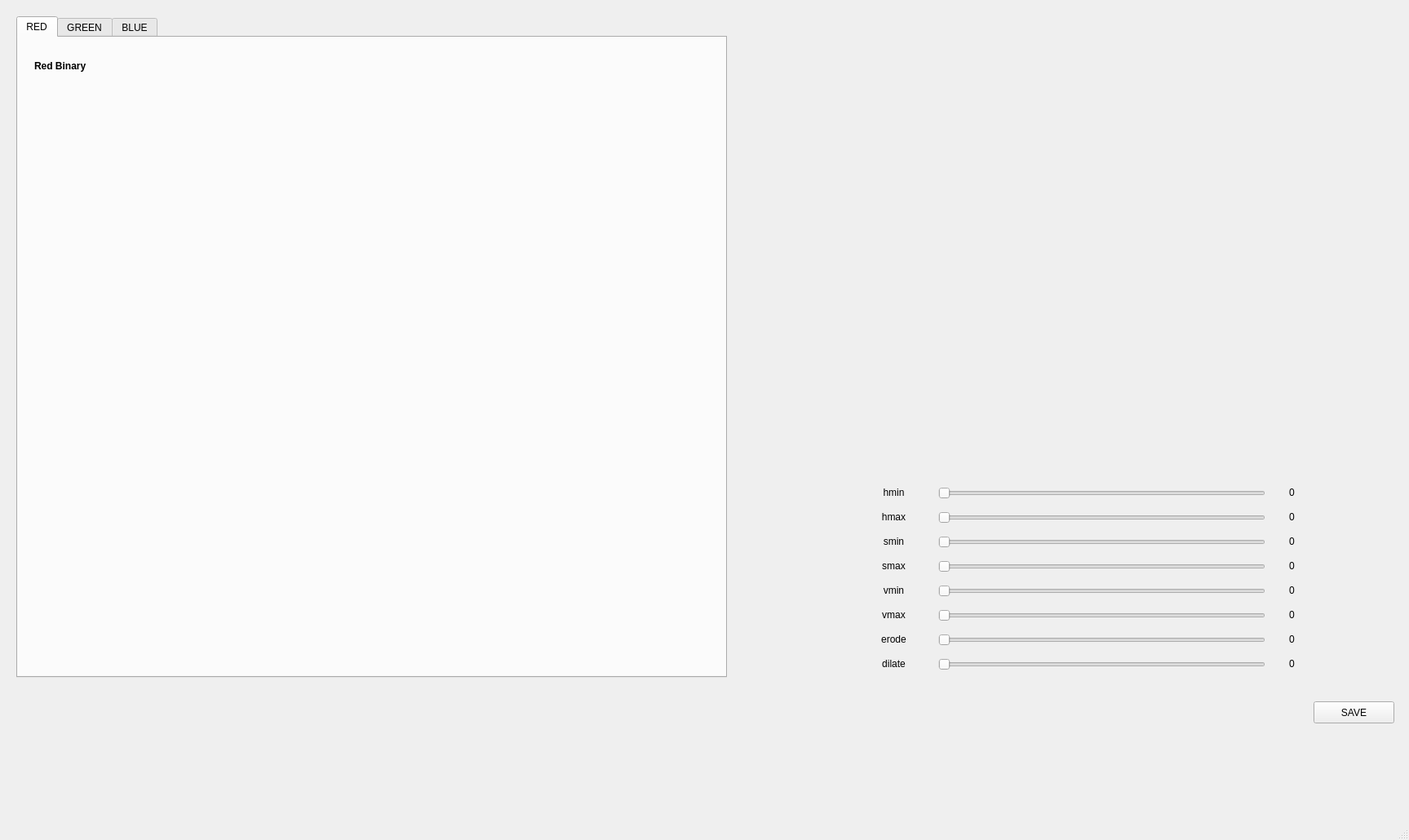
<?xml version="1.0" encoding="UTF-8"?>
<ui version="4.0">
 <class>MainWindowDesign</class>
 <widget class="QMainWindow" name="MainWindowDesign">
  <property name="geometry">
   <rect>
    <x>0</x>
    <y>0</y>
    <width>1727</width>
    <height>1030</height>
   </rect>
  </property>
  <property name="windowTitle">
   <string>QRosApp</string>
  </property>
  <property name="windowIcon">
   <iconset resource="../resources/images.qrc">
    <normaloff>:/images/icon.png</normaloff>:/images/icon.png</iconset>
  </property>
  <property name="locale">
   <locale language="English" country="Australia"/>
  </property>
  <widget class="QWidget" name="centralwidget">
   <widget class="QLabel" name="label">
    <property name="geometry">
     <rect>
      <x>20</x>
      <y>20</y>
      <width>111</width>
      <height>20</height>
     </rect>
    </property>
    <property name="text">
     <string>&lt;html&gt;&lt;head/&gt;&lt;body&gt;&lt;p&gt;&lt;span style=&quot; font-weight:600;&quot;&gt;Original Image&lt;/span&gt;&lt;/p&gt;&lt;/body&gt;&lt;/html&gt;</string>
    </property>
   </widget>
   <widget class="QLabel" name="label_6">
    <property name="geometry">
     <rect>
      <x>1060</x>
      <y>710</y>
      <width>71</width>
      <height>29</height>
     </rect>
    </property>
    <property name="text">
     <string>&lt;html&gt;&lt;head/&gt;&lt;body&gt;&lt;p align=&quot;center&quot;&gt;vmin&lt;/p&gt;&lt;/body&gt;&lt;/html&gt;</string>
    </property>
   </widget>
   <widget class="QLabel" name="label_7">
    <property name="geometry">
     <rect>
      <x>1060</x>
      <y>740</y>
      <width>71</width>
      <height>29</height>
     </rect>
    </property>
    <property name="text">
     <string>&lt;html&gt;&lt;head/&gt;&lt;body&gt;&lt;p align=&quot;center&quot;&gt;vmax&lt;/p&gt;&lt;/body&gt;&lt;/html&gt;</string>
    </property>
   </widget>
   <widget class="QSlider" name="horizontalSlider_vmin">
    <property name="geometry">
     <rect>
      <x>1150</x>
      <y>710</y>
      <width>401</width>
      <height>29</height>
     </rect>
    </property>
    <property name="maximum">
     <number>255</number>
    </property>
    <property name="orientation">
     <enum>Qt::Horizontal</enum>
    </property>
   </widget>
   <widget class="QLabel" name="label_vmax">
    <property name="geometry">
     <rect>
      <x>1580</x>
      <y>740</y>
      <width>71</width>
      <height>29</height>
     </rect>
    </property>
    <property name="text">
     <string>&lt;html&gt;&lt;head/&gt;&lt;body&gt;&lt;p&gt;0&lt;/p&gt;&lt;/body&gt;&lt;/html&gt;</string>
    </property>
   </widget>
   <widget class="QLabel" name="label_hmin">
    <property name="geometry">
     <rect>
      <x>1580</x>
      <y>590</y>
      <width>71</width>
      <height>29</height>
     </rect>
    </property>
    <property name="text">
     <string>&lt;html&gt;&lt;head/&gt;&lt;body&gt;&lt;p&gt;0&lt;/p&gt;&lt;/body&gt;&lt;/html&gt;</string>
    </property>
   </widget>
   <widget class="QLabel" name="label_5">
    <property name="geometry">
     <rect>
      <x>1060</x>
      <y>680</y>
      <width>71</width>
      <height>29</height>
     </rect>
    </property>
    <property name="text">
     <string>&lt;html&gt;&lt;head/&gt;&lt;body&gt;&lt;p align=&quot;center&quot;&gt;smax&lt;/p&gt;&lt;/body&gt;&lt;/html&gt;</string>
    </property>
   </widget>
   <widget class="QLabel" name="label_smin">
    <property name="geometry">
     <rect>
      <x>1580</x>
      <y>650</y>
      <width>71</width>
      <height>29</height>
     </rect>
    </property>
    <property name="text">
     <string>&lt;html&gt;&lt;head/&gt;&lt;body&gt;&lt;p&gt;0&lt;/p&gt;&lt;/body&gt;&lt;/html&gt;</string>
    </property>
   </widget>
   <widget class="QLabel" name="label_3">
    <property name="geometry">
     <rect>
      <x>1060</x>
      <y>620</y>
      <width>71</width>
      <height>29</height>
     </rect>
    </property>
    <property name="text">
     <string>&lt;html&gt;&lt;head/&gt;&lt;body&gt;&lt;p align=&quot;center&quot;&gt;hmax&lt;/p&gt;&lt;/body&gt;&lt;/html&gt;</string>
    </property>
   </widget>
   <widget class="QLabel" name="label_erode">
    <property name="geometry">
     <rect>
      <x>1580</x>
      <y>770</y>
      <width>71</width>
      <height>29</height>
     </rect>
    </property>
    <property name="text">
     <string>&lt;html&gt;&lt;head/&gt;&lt;body&gt;&lt;p&gt;0&lt;/p&gt;&lt;/body&gt;&lt;/html&gt;</string>
    </property>
   </widget>
   <widget class="QLabel" name="label_9">
    <property name="geometry">
     <rect>
      <x>1060</x>
      <y>800</y>
      <width>71</width>
      <height>29</height>
     </rect>
    </property>
    <property name="text">
     <string>&lt;html&gt;&lt;head/&gt;&lt;body&gt;&lt;p align=&quot;center&quot;&gt;dilate&lt;/p&gt;&lt;/body&gt;&lt;/html&gt;</string>
    </property>
   </widget>
   <widget class="QSlider" name="horizontalSlider_smax">
    <property name="geometry">
     <rect>
      <x>1150</x>
      <y>680</y>
      <width>401</width>
      <height>29</height>
     </rect>
    </property>
    <property name="maximum">
     <number>255</number>
    </property>
    <property name="orientation">
     <enum>Qt::Horizontal</enum>
    </property>
   </widget>
   <widget class="QSlider" name="horizontalSlider_hmin">
    <property name="geometry">
     <rect>
      <x>1150</x>
      <y>590</y>
      <width>401</width>
      <height>29</height>
     </rect>
    </property>
    <property name="maximum">
     <number>180</number>
    </property>
    <property name="orientation">
     <enum>Qt::Horizontal</enum>
    </property>
   </widget>
   <widget class="QLabel" name="label_4">
    <property name="geometry">
     <rect>
      <x>1060</x>
      <y>650</y>
      <width>71</width>
      <height>29</height>
     </rect>
    </property>
    <property name="text">
     <string>&lt;html&gt;&lt;head/&gt;&lt;body&gt;&lt;p align=&quot;center&quot;&gt;smin&lt;/p&gt;&lt;/body&gt;&lt;/html&gt;</string>
    </property>
   </widget>
   <widget class="QSlider" name="horizontalSlider_vmax">
    <property name="geometry">
     <rect>
      <x>1150</x>
      <y>740</y>
      <width>401</width>
      <height>29</height>
     </rect>
    </property>
    <property name="maximum">
     <number>255</number>
    </property>
    <property name="orientation">
     <enum>Qt::Horizontal</enum>
    </property>
   </widget>
   <widget class="QLabel" name="label_hmax">
    <property name="geometry">
     <rect>
      <x>1580</x>
      <y>620</y>
      <width>71</width>
      <height>29</height>
     </rect>
    </property>
    <property name="text">
     <string>&lt;html&gt;&lt;head/&gt;&lt;body&gt;&lt;p&gt;0&lt;/p&gt;&lt;/body&gt;&lt;/html&gt;</string>
    </property>
   </widget>
   <widget class="QSlider" name="horizontalSlider_hmax">
    <property name="geometry">
     <rect>
      <x>1150</x>
      <y>620</y>
      <width>401</width>
      <height>29</height>
     </rect>
    </property>
    <property name="maximum">
     <number>180</number>
    </property>
    <property name="orientation">
     <enum>Qt::Horizontal</enum>
    </property>
   </widget>
   <widget class="QSlider" name="horizontalSlider_dilate">
    <property name="geometry">
     <rect>
      <x>1150</x>
      <y>800</y>
      <width>401</width>
      <height>29</height>
     </rect>
    </property>
    <property name="maximum">
     <number>10</number>
    </property>
    <property name="orientation">
     <enum>Qt::Horizontal</enum>
    </property>
   </widget>
   <widget class="QLabel" name="label_vmin">
    <property name="geometry">
     <rect>
      <x>1580</x>
      <y>710</y>
      <width>71</width>
      <height>29</height>
     </rect>
    </property>
    <property name="text">
     <string>&lt;html&gt;&lt;head/&gt;&lt;body&gt;&lt;p&gt;0&lt;/p&gt;&lt;/body&gt;&lt;/html&gt;</string>
    </property>
   </widget>
   <widget class="QSlider" name="horizontalSlider_erode">
    <property name="geometry">
     <rect>
      <x>1150</x>
      <y>770</y>
      <width>401</width>
      <height>29</height>
     </rect>
    </property>
    <property name="maximum">
     <number>10</number>
    </property>
    <property name="orientation">
     <enum>Qt::Horizontal</enum>
    </property>
   </widget>
   <widget class="QSlider" name="horizontalSlider_smin">
    <property name="geometry">
     <rect>
      <x>1150</x>
      <y>650</y>
      <width>401</width>
      <height>29</height>
     </rect>
    </property>
    <property name="maximum">
     <number>255</number>
    </property>
    <property name="orientation">
     <enum>Qt::Horizontal</enum>
    </property>
   </widget>
   <widget class="QLabel" name="label_smax">
    <property name="geometry">
     <rect>
      <x>1580</x>
      <y>680</y>
      <width>71</width>
      <height>29</height>
     </rect>
    </property>
    <property name="text">
     <string>&lt;html&gt;&lt;head/&gt;&lt;body&gt;&lt;p&gt;0&lt;/p&gt;&lt;/body&gt;&lt;/html&gt;</string>
    </property>
   </widget>
   <widget class="QLabel" name="label_2">
    <property name="geometry">
     <rect>
      <x>1060</x>
      <y>590</y>
      <width>71</width>
      <height>29</height>
     </rect>
    </property>
    <property name="text">
     <string>&lt;html&gt;&lt;head/&gt;&lt;body&gt;&lt;p align=&quot;center&quot;&gt;hmin&lt;/p&gt;&lt;/body&gt;&lt;/html&gt;</string>
    </property>
   </widget>
   <widget class="QPushButton" name="pushButton_save">
    <property name="geometry">
     <rect>
      <x>1610</x>
      <y>860</y>
      <width>99</width>
      <height>27</height>
     </rect>
    </property>
    <property name="text">
     <string>SAVE</string>
    </property>
   </widget>
   <widget class="QLabel" name="label_8">
    <property name="geometry">
     <rect>
      <x>1060</x>
      <y>770</y>
      <width>71</width>
      <height>29</height>
     </rect>
    </property>
    <property name="text">
     <string>&lt;html&gt;&lt;head/&gt;&lt;body&gt;&lt;p align=&quot;center&quot;&gt;erode&lt;/p&gt;&lt;/body&gt;&lt;/html&gt;</string>
    </property>
   </widget>
   <widget class="QLabel" name="label_dilate">
    <property name="geometry">
     <rect>
      <x>1580</x>
      <y>800</y>
      <width>71</width>
      <height>29</height>
     </rect>
    </property>
    <property name="text">
     <string>&lt;html&gt;&lt;head/&gt;&lt;body&gt;&lt;p&gt;0&lt;/p&gt;&lt;/body&gt;&lt;/html&gt;</string>
    </property>
   </widget>
   <widget class="QTabWidget" name="tabWidget">
    <property name="geometry">
     <rect>
      <x>20</x>
      <y>20</y>
      <width>871</width>
      <height>811</height>
     </rect>
    </property>
    <property name="currentIndex">
     <number>0</number>
    </property>
    <widget class="QWidget" name="tab_2">
     <attribute name="title">
      <string>RED</string>
     </attribute>
     <widget class="QLabel" name="label_11">
      <property name="geometry">
       <rect>
        <x>20</x>
        <y>20</y>
        <width>111</width>
        <height>31</height>
       </rect>
      </property>
      <property name="text">
       <string>&lt;html&gt;&lt;head/&gt;&lt;body&gt;&lt;p&gt;&lt;span style=&quot; font-weight:600;&quot;&gt;Red Binary&lt;/span&gt;&lt;/p&gt;&lt;/body&gt;&lt;/html&gt;</string>
      </property>
     </widget>
     <widget class="QLabel" name="label_red">
      <property name="geometry">
       <rect>
        <x>20</x>
        <y>60</y>
        <width>700</width>
        <height>500</height>
       </rect>
      </property>
      <property name="text">
       <string/>
      </property>
     </widget>
    </widget>
    <widget class="QWidget" name="tab">
     <attribute name="title">
      <string>GREEN</string>
     </attribute>
     <widget class="QLabel" name="label_12">
      <property name="geometry">
       <rect>
        <x>20</x>
        <y>20</y>
        <width>111</width>
        <height>31</height>
       </rect>
      </property>
      <property name="text">
       <string>&lt;html&gt;&lt;head/&gt;&lt;body&gt;&lt;p&gt;&lt;span style=&quot; font-weight:600;&quot;&gt;Green Binary&lt;/span&gt;&lt;/p&gt;&lt;/body&gt;&lt;/html&gt;</string>
      </property>
     </widget>
     <widget class="QLabel" name="label_green">
      <property name="geometry">
       <rect>
        <x>20</x>
        <y>60</y>
        <width>700</width>
        <height>500</height>
       </rect>
      </property>
      <property name="text">
       <string/>
      </property>
     </widget>
    </widget>
    <widget class="QWidget" name="tab_3">
     <attribute name="title">
      <string>BLUE</string>
     </attribute>
     <widget class="QLabel" name="label_13">
      <property name="geometry">
       <rect>
        <x>20</x>
        <y>20</y>
        <width>111</width>
        <height>31</height>
       </rect>
      </property>
      <property name="text">
       <string>&lt;html&gt;&lt;head/&gt;&lt;body&gt;&lt;p&gt;&lt;span style=&quot; font-weight:600;&quot;&gt;Blue Binary&lt;/span&gt;&lt;/p&gt;&lt;/body&gt;&lt;/html&gt;</string>
      </property>
     </widget>
     <widget class="QLabel" name="label_blue">
      <property name="geometry">
       <rect>
        <x>20</x>
        <y>60</y>
        <width>700</width>
        <height>500</height>
       </rect>
      </property>
      <property name="text">
       <string/>
      </property>
     </widget>
    </widget>
   </widget>
   <widget class="QLabel" name="label_org">
    <property name="geometry">
     <rect>
      <x>970</x>
      <y>50</y>
      <width>700</width>
      <height>500</height>
     </rect>
    </property>
    <property name="text">
     <string/>
    </property>
   </widget>
  </widget>
  <widget class="QMenuBar" name="menubar">
   <property name="geometry">
    <rect>
     <x>0</x>
     <y>0</y>
     <width>1727</width>
     <height>22</height>
    </rect>
   </property>
  </widget>
  <widget class="QStatusBar" name="statusbar"/>
  <action name="action_Quit">
   <property name="text">
    <string>&amp;Quit</string>
   </property>
   <property name="shortcut">
    <string>Ctrl+Q</string>
   </property>
   <property name="shortcutContext">
    <enum>Qt::ApplicationShortcut</enum>
   </property>
  </action>
  <action name="action_Preferences">
   <property name="text">
    <string>&amp;Preferences</string>
   </property>
  </action>
  <action name="actionAbout">
   <property name="text">
    <string>&amp;About</string>
   </property>
  </action>
  <action name="actionAbout_Qt">
   <property name="text">
    <string>About &amp;Qt</string>
   </property>
  </action>
 </widget>
 <resources>
  <include location="../resources/images.qrc"/>
 </resources>
 <connections>
  <connection>
   <sender>action_Quit</sender>
   <signal>triggered()</signal>
   <receiver>MainWindowDesign</receiver>
   <slot>close()</slot>
   <hints>
    <hint type="sourcelabel">
     <x>-1</x>
     <y>-1</y>
    </hint>
    <hint type="destinationlabel">
     <x>399</x>
     <y>299</y>
    </hint>
   </hints>
  </connection>
 </connections>
</ui>
